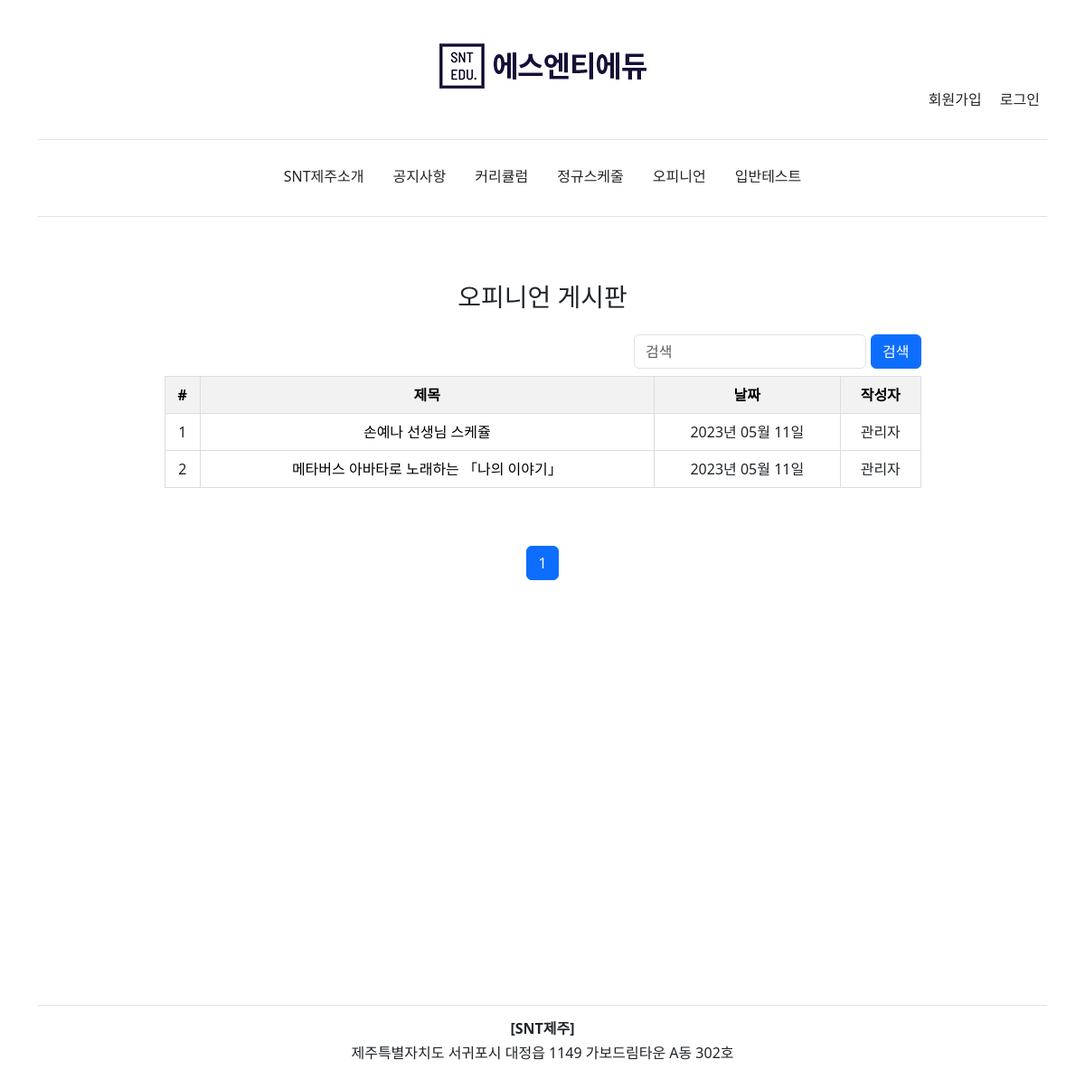
The page /opinion/ on the database its author committed.
### blog/models.py (models this page shows, shortened)
class BlogPost(models.Model):
	class Meta:
		verbose_name = '오피니언'
		verbose_name_plural = '오피니언'
	title 					= models.CharField(verbose_name='제목', max_length=70, null=False, blank=False)
	body 					= models.TextField(verbose_name='내용', max_length=50000, null=False, blank=False)
	image		 			= models.ImageField(verbose_name='사진', upload_to=upload_location, null=True, blank=True)
	date_published 			= models.DateTimeField(auto_now_add=True, verbose_name="업로드 일짜")
	date_updated 			= models.DateTimeField(auto_now=True, verbose_name="마지막 업데이트")
	author 					= models.ForeignKey(settings.AUTH_USER_MODEL, on_delete=models.CASCADE, verbose_name='작성자', related_name='blog_blog_posts')
	slug 					= AutoSlugField(populate_from='title', unique=True, validators=[slug_validator])

### account/models.py (models this page shows, shortened)
class Account(AbstractBaseUser):
	class Meta:
		verbose_name = '회원정보'
		verbose_name_plural = '회원정보'
	email 				= models.EmailField(verbose_name='이메일', max_length=60, unique=True)
	username 			= models.CharField(verbose_name='아이디', max_length=30, unique=True)
	date_joined			= models.DateTimeField(verbose_name='회원가입일', auto_now_add=True)
	last_login 			= models.DateTimeField(verbose_name='마지막로그인', auto_now=True)
	is_admin 			= models.BooleanField(verbose_name='어드민계정', default=False)
	is_staff			= models.BooleanField(verbose_name='스태프계정', default=False)
	is_superuser		= models.BooleanField(default=False)
	is_active 			= models.BooleanField(verbose_name='활성화계정', default=True)
	first_name			= models.CharField(verbose_name="이름", max_length=30)
	phone_number		= models.CharField(verbose_name="휴대번호", max_length=11)
	USERNAME_FIELD = 'username'
	REQUIRED_FIELDS = ['email', 'first_name', 'phone_number']
	objects = MyAccountManager()

### personal/views.py (the view)
# urls.py: path('opinion/', opinion_view, name="opinion"),
def opinion_view(request):
	context = {}
	query = ""
	if request.GET:
		query = request.GET.get('q', '')
		context['query'] = str(query)
	blog_posts = sorted(get_blog_queryset1(query), key=attrgetter('date_updated'), reverse=True)
	page = request.GET.get('page', 1)
	blog_posts_paginator = Paginator(blog_posts, BLOG_POSTS_PER_PAGE)
	try:
		blog_posts = blog_posts_paginator.page(page)
	except PageNotAnInteger:
		blog_posts = blog_posts_paginator.page(BLOG_POSTS_PER_PAGE)
	except EmptyPage:
		blog_posts = blog_posts_paginator.page(blog_posts_paginator.num_pages)
	context['blog_posts'] = blog_posts
	return render(request, "personal/opinion.html", context)

### blog/views.py (called while the page is built)
def get_blog_queryset1(query=None):
	queryset = []
	queries = query.split(" ") # python install 2019 = [python, install, 2019]
	for q in queries:
		posts = BlogPost.objects.filter(
				Q(title__icontains=q) |
				Q(body__icontains=q)
			).distinct()
		for post in posts:
			queryset.append(post)
	return list(set(queryset))

### personal/templates/personal/opinion.html (shortened to what this page needs)
{% extends 'base.html' %}
{% load static %}
{% block content %}
<div class="text-center">
	<h2 class="h3 mb-3 fw-normal">오피니언 게시판</h2>
	<div class="container">
		<div class="row justify-content-center">
			<div class="left-column col-lg-9">
				<div class="text-center">
					<div class="search-bar mt-sm-2 mb-2">
						<form class="form-inline d-flex" method="get">
							<input class="form-control mr-sm-2" type="text" name="q" id="id_q" placeholder="검색">
							<button class="btn btn-primary" type="submit">검색</button>
						</form>
					</div>
					<div class="table-responsive">
						<table class="table table-custom border-top">
							<thead>
								<tr>
									<th scope="col">#</th>
									<th scope="col">제목</th>
									<th scope="col" class="upload-date">날짜</th>
									<th scope="col">작성자</th>
								</tr>
							</thead>
							<tbody>
								{% if blog_posts %}
								{% for post in blog_posts %}
								<tr>
									<td>{{ forloop.counter }}</td>
									<td class="post-title">
										{% include 'blog/snippets/blog_post_snippet.html' with blog_post=post table_view=True %}
									</td>
									<td class="upload-date">{{ post.date_updated|date:"Y년 m월 d일" }}</td>
									<td>{{ post.author.first_name }}</td>
								</tr>
								{% endfor %}
								{% else %}
								<tr>
									<td colspan="4">포스트가 없습니다.</td>
								</tr>
								{% endif %}
							</tbody>
						</table>
					</div>
					{% include 'blog/snippets/blog_post_pagination.html' with blog_posts=blog_posts %}
				</div>
			</div>
		</div>
	</div>
</div>
{% endblock content %}

### blog/templates/blog/snippets/blog_post_snippet.html (shortened to what this page needs)
{% if blog_post %}
{% if table_view %}
<div>
    <a class="blog-post-title" href="{% url 'blog:detail' blog_post.slug %}">{{ blog_post.title }}</a>
</div>
{% endif %}
{% endif %}

### personal/templates/personal/opinion.html (style rules this page uses)
.post-title { width: 60%; }
.post-title a { color: black; text-decoration: none; }
.search-bar { display: flex; align-items: center; justify-content: flex-end; }
.left-column { padding:0px; }
.search-bar input { flex: 1; margin-right: 5px; }
.table-custom { width: 100%; border-collapse: collapse; }
.table-custom th, .table-custom td { border: 1px solid #ddd; padding: 8px; }
.table-custom th { text-align: center; background-color: #f2f2f2; color: black; }

### rows shown on the page
BlogPost: title "손예나 선생님 스케쥴", date_updated "2023년 05월 11일", author.first_name "관리자"
BlogPost: title "메타버스 아바타로 노래하는 「나의 이야기」", date_updated "2023년 05월 11일", author.first_name "관리자"

### other values the page prints
{{ i }} "1"
